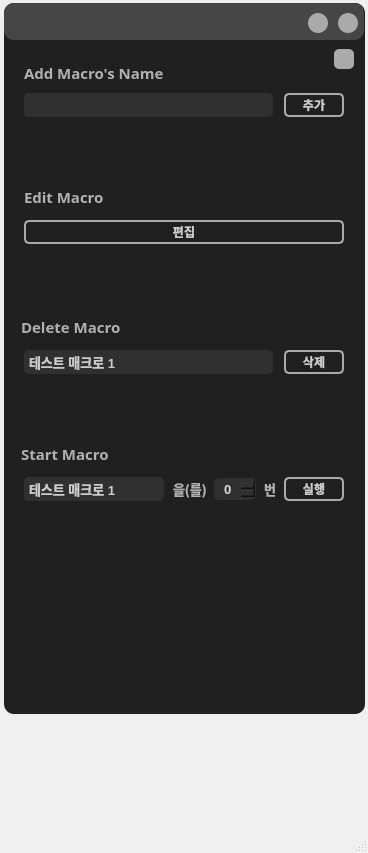
<?xml version="1.0" encoding="UTF-8"?>
<ui version="4.0">
 <class>MainWindow</class>
 <widget class="QMainWindow" name="MainWindow">
  <property name="geometry">
   <rect>
    <x>0</x>
    <y>0</y>
    <width>368</width>
    <height>853</height>
   </rect>
  </property>
  <property name="windowTitle">
   <string>MainWindow</string>
  </property>
  <widget class="QWidget" name="centralwidget">
   <widget class="QFrame" name="frame">
    <property name="geometry">
     <rect>
      <x>4</x>
      <y>3</y>
      <width>361</width>
      <height>711</height>
     </rect>
    </property>
    <property name="styleSheet">
     <string notr="true">QFrame{
background-color: #202020;
border-radius: 10px;
}</string>
    </property>
    <property name="frameShape">
     <enum>QFrame::StyledPanel</enum>
    </property>
    <property name="frameShadow">
     <enum>QFrame::Raised</enum>
    </property>
    <widget class="QFrame" name="frame_2">
     <property name="geometry">
      <rect>
       <x>0</x>
       <y>0</y>
       <width>360</width>
       <height>37</height>
      </rect>
     </property>
     <property name="styleSheet">
      <string notr="true">QFrame{
background-color: #464646;
border-radius: 10px;
}</string>
     </property>
     <property name="frameShape">
      <enum>QFrame::StyledPanel</enum>
     </property>
     <property name="frameShadow">
      <enum>QFrame::Raised</enum>
     </property>
     <widget class="QPushButton" name="exit_btn_2">
      <property name="geometry">
       <rect>
        <x>334</x>
        <y>10</y>
        <width>20</width>
        <height>20</height>
       </rect>
      </property>
      <property name="minimumSize">
       <size>
        <width>16</width>
        <height>16</height>
       </size>
      </property>
      <property name="maximumSize">
       <size>
        <width>20</width>
        <height>20</height>
       </size>
      </property>
      <property name="focusPolicy">
       <enum>Qt::NoFocus</enum>
      </property>
      <property name="styleSheet">
       <string notr="true">QPushButton{
	background-color: #aaaaaa;
	border-radius: 10px
}
QPushButton:hover{
	background-color: #666666;
}</string>
      </property>
      <property name="text">
       <string/>
      </property>
      <property name="icon">
       <iconset resource="img/img.qrc">
        <normaloff>:/img/exit.png</normaloff>:/img/exit.png</iconset>
      </property>
      <property name="iconSize">
       <size>
        <width>22</width>
        <height>11</height>
       </size>
      </property>
      <property name="autoRepeatDelay">
       <number>300</number>
      </property>
     </widget>
     <widget class="QLabel" name="label_3">
      <property name="geometry">
       <rect>
        <x>87</x>
        <y>10</y>
        <width>181</width>
        <height>21</height>
       </rect>
      </property>
      <property name="text">
       <string/>
      </property>
      <property name="pixmap">
       <pixmap resource="img/img.qrc">:/img/Logo.png</pixmap>
      </property>
      <property name="scaledContents">
       <bool>true</bool>
      </property>
     </widget>
     <widget class="QPushButton" name="exit_btn_4">
      <property name="geometry">
       <rect>
        <x>304</x>
        <y>10</y>
        <width>20</width>
        <height>20</height>
       </rect>
      </property>
      <property name="minimumSize">
       <size>
        <width>16</width>
        <height>16</height>
       </size>
      </property>
      <property name="maximumSize">
       <size>
        <width>20</width>
        <height>20</height>
       </size>
      </property>
      <property name="focusPolicy">
       <enum>Qt::NoFocus</enum>
      </property>
      <property name="styleSheet">
       <string notr="true">QPushButton{
	border: none;
	background-color: #aaaaaa;
	border-radius: 10px
}
QPushButton:hover{
	background-color: #666666;
}</string>
      </property>
      <property name="text">
       <string/>
      </property>
      <property name="icon">
       <iconset resource="img/img.qrc">
        <normaloff>:/img/keep.png</normaloff>:/img/keep.png</iconset>
      </property>
      <property name="iconSize">
       <size>
        <width>12</width>
        <height>12</height>
       </size>
      </property>
     </widget>
    </widget>
    <widget class="QLabel" name="label">
     <property name="enabled">
      <bool>true</bool>
     </property>
     <property name="geometry">
      <rect>
       <x>43</x>
       <y>143</y>
       <width>271</width>
       <height>16</height>
      </rect>
     </property>
     <property name="text">
      <string/>
     </property>
     <property name="pixmap">
      <pixmap resource="img/img.qrc">:/img/Line.png</pixmap>
     </property>
     <property name="scaledContents">
      <bool>true</bool>
     </property>
     <property name="alignment">
      <set>Qt::AlignCenter</set>
     </property>
     <property name="wordWrap">
      <bool>false</bool>
     </property>
     <property name="openExternalLinks">
      <bool>false</bool>
     </property>
    </widget>
    <widget class="QLabel" name="label_2">
     <property name="geometry">
      <rect>
       <x>20</x>
       <y>59</y>
       <width>141</width>
       <height>21</height>
      </rect>
     </property>
     <property name="font">
      <font>
       <family>나눔고딕</family>
       <pointsize>11</pointsize>
       <weight>75</weight>
       <bold>true</bold>
      </font>
     </property>
     <property name="styleSheet">
      <string notr="true">QLabel{
	color: #b1b1b1;
	font-family: 나눔고딕;
	font-weight : bold;
	font-size: 11pt;
}</string>
     </property>
     <property name="text">
      <string>Add Macro's Name</string>
     </property>
    </widget>
    <widget class="QPushButton" name="exit_btn_3">
     <property name="geometry">
      <rect>
       <x>330</x>
       <y>46</y>
       <width>20</width>
       <height>20</height>
      </rect>
     </property>
     <property name="minimumSize">
      <size>
       <width>16</width>
       <height>16</height>
      </size>
     </property>
     <property name="maximumSize">
      <size>
       <width>20</width>
       <height>20</height>
      </size>
     </property>
     <property name="focusPolicy">
      <enum>Qt::NoFocus</enum>
     </property>
     <property name="styleSheet">
      <string notr="true">QPushButton{
	border: none;
	background-color: #aaaaaa;
	border-radius: 5px
}
QPushButton:hover{
	background-color: #666666;
}</string>
     </property>
     <property name="text">
      <string/>
     </property>
     <property name="icon">
      <iconset resource="img/img.qrc">
       <normaloff>:/img/setting.png</normaloff>:/img/setting.png</iconset>
     </property>
     <property name="iconSize">
      <size>
       <width>28</width>
       <height>28</height>
      </size>
     </property>
    </widget>
    <widget class="QLineEdit" name="red">
     <property name="geometry">
      <rect>
       <x>20</x>
       <y>90</y>
       <width>249</width>
       <height>24</height>
      </rect>
     </property>
     <property name="layoutDirection">
      <enum>Qt::LeftToRight</enum>
     </property>
     <property name="styleSheet">
      <string notr="true">QLineEdit{
	color : #dddddd;
	background-color : #303030;
	border : 2px solid #303030;
	border-radius : 5px;
	selection-color : #000000;
	selection-background-color : #ffffff;
	font-family : 나눔고딕;
	font-weight : bold;
	font-size : 10pt;
}

QLineEdit::focus{
	border-color : #aaaaaa;
}</string>
     </property>
     <property name="text">
      <string/>
     </property>
     <property name="alignment">
      <set>Qt::AlignLeading|Qt::AlignLeft|Qt::AlignVCenter</set>
     </property>
     <property name="clearButtonEnabled">
      <bool>false</bool>
     </property>
    </widget>
    <widget class="QPushButton" name="Add_Button">
     <property name="geometry">
      <rect>
       <x>280</x>
       <y>90</y>
       <width>60</width>
       <height>24</height>
      </rect>
     </property>
     <property name="styleSheet">
      <string notr="true">QPushButton{
	border : 2px solid #aaaaaa;
	border-radius : 5px;
	font-family : 나눔고딕;
	font-weight : bold;
	color : #cccccc;
}

QPushButton:hover{
	border : 2px solid #aaaaaa;
	color : #222222;
	background-color : #aaaaaa;
}</string>
     </property>
     <property name="text">
      <string>추가</string>
     </property>
    </widget>
    <widget class="QPushButton" name="Add_Button_2">
     <property name="geometry">
      <rect>
       <x>20</x>
       <y>217</y>
       <width>320</width>
       <height>24</height>
      </rect>
     </property>
     <property name="styleSheet">
      <string notr="true">QPushButton{
	border : 2px solid #aaaaaa;
	border-radius : 5px;
	font-family : 나눔고딕;
	font-weight : bold;
	color : #cccccc;
}

QPushButton:hover{
	border : 2px solid #aaaaaa;
	color : #222222;
	background-color : #aaaaaa;
}</string>
     </property>
     <property name="text">
      <string>편집</string>
     </property>
    </widget>
    <widget class="QLabel" name="label_7">
     <property name="geometry">
      <rect>
       <x>20</x>
       <y>183</y>
       <width>81</width>
       <height>21</height>
      </rect>
     </property>
     <property name="font">
      <font>
       <family>나눔고딕</family>
       <pointsize>11</pointsize>
       <weight>75</weight>
       <bold>true</bold>
      </font>
     </property>
     <property name="styleSheet">
      <string notr="true">QLabel{
	color: #b1b1b1;
	font-family: 나눔고딕;
	font-weight: bold;
	font-size: 11pt;
}</string>
     </property>
     <property name="text">
      <string>Edit Macro</string>
     </property>
    </widget>
    <widget class="QLabel" name="label_8">
     <property name="enabled">
      <bool>true</bool>
     </property>
     <property name="geometry">
      <rect>
       <x>43</x>
       <y>270</y>
       <width>271</width>
       <height>16</height>
      </rect>
     </property>
     <property name="text">
      <string/>
     </property>
     <property name="pixmap">
      <pixmap resource="img/img.qrc">:/img/Line.png</pixmap>
     </property>
     <property name="scaledContents">
      <bool>true</bool>
     </property>
     <property name="alignment">
      <set>Qt::AlignCenter</set>
     </property>
     <property name="wordWrap">
      <bool>false</bool>
     </property>
     <property name="openExternalLinks">
      <bool>false</bool>
     </property>
    </widget>
    <widget class="QPushButton" name="Add_Button_3">
     <property name="geometry">
      <rect>
       <x>280</x>
       <y>347</y>
       <width>60</width>
       <height>24</height>
      </rect>
     </property>
     <property name="styleSheet">
      <string notr="true">QPushButton{
	border : 2px solid #aaaaaa;
	border-radius : 5px;
	font-family : 나눔고딕;
	font-weight : bold;
	color : #cccccc;
}

QPushButton:hover{
	border : 2px solid #aaaaaa;
	color : #222222;
	background-color : #aaaaaa;
}</string>
     </property>
     <property name="text">
      <string>삭제</string>
     </property>
    </widget>
    <widget class="QLabel" name="label_9">
     <property name="geometry">
      <rect>
       <x>17</x>
       <y>313</y>
       <width>101</width>
       <height>21</height>
      </rect>
     </property>
     <property name="font">
      <font>
       <family>나눔고딕</family>
       <pointsize>11</pointsize>
       <weight>75</weight>
       <bold>true</bold>
      </font>
     </property>
     <property name="styleSheet">
      <string notr="true">QLabel{
	color: #b1b1b1;
	font-family: 나눔고딕;
	font-weight: bold;
	font-size: 11pt;
}</string>
     </property>
     <property name="text">
      <string>Delete Macro</string>
     </property>
    </widget>
    <widget class="QLabel" name="label_10">
     <property name="enabled">
      <bool>true</bool>
     </property>
     <property name="geometry">
      <rect>
       <x>40</x>
       <y>400</y>
       <width>271</width>
       <height>16</height>
      </rect>
     </property>
     <property name="text">
      <string/>
     </property>
     <property name="pixmap">
      <pixmap resource="img/img.qrc">:/img/Line.png</pixmap>
     </property>
     <property name="scaledContents">
      <bool>true</bool>
     </property>
     <property name="alignment">
      <set>Qt::AlignCenter</set>
     </property>
     <property name="wordWrap">
      <bool>false</bool>
     </property>
     <property name="openExternalLinks">
      <bool>false</bool>
     </property>
    </widget>
    <widget class="QComboBox" name="Delete_comboBox">
     <property name="geometry">
      <rect>
       <x>20</x>
       <y>347</y>
       <width>249</width>
       <height>24</height>
      </rect>
     </property>
     <property name="sizePolicy">
      <sizepolicy hsizetype="Preferred" vsizetype="Fixed">
       <horstretch>0</horstretch>
       <verstretch>0</verstretch>
      </sizepolicy>
     </property>
     <property name="styleSheet">
      <string notr="true">QComboBox{
	border-radius : 5px;
	font-family : 나눔고딕;
	font-weight : bold;
	font-size : 10pt;
	color : #cccccc;
	background-color : #303030;
}

QComboBox QAbstractItemView {
	border : 2px solid #aaaaaa;
	border-radius : 0px;
	background-color : #303030;
	color : #cccccc;
	selection-background-color : #ffffff;
	selection-color : #000000;
}

QComboBox::down-arrow{
	image : url(:/img/down.png);
	width : 18px;
	Height : 18px;
}

QComboBox::drop-down{
	border-color : #b1b1b1;
	padding-right :10px;
}</string>
     </property>
     <property name="editable">
      <bool>false</bool>
     </property>
     <property name="minimumContentsLength">
      <number>0</number>
     </property>
     <property name="iconSize">
      <size>
       <width>16</width>
       <height>16</height>
      </size>
     </property>
     <property name="duplicatesEnabled">
      <bool>false</bool>
     </property>
     <property name="frame">
      <bool>true</bool>
     </property>
     <item>
      <property name="text">
       <string>테스트 매크로 1</string>
      </property>
     </item>
     <item>
      <property name="text">
       <string>테스트 매크로 2</string>
      </property>
     </item>
     <item>
      <property name="text">
       <string>테스트 매크로 3</string>
      </property>
     </item>
    </widget>
    <widget class="QPushButton" name="Add_Button_7">
     <property name="geometry">
      <rect>
       <x>280</x>
       <y>474</y>
       <width>60</width>
       <height>24</height>
      </rect>
     </property>
     <property name="styleSheet">
      <string notr="true">QPushButton{
	border : 2px solid #aaaaaa;
	border-radius : 5px;
	font-family : 나눔고딕;
	font-weight : bold;
	color : #cccccc;
}

QPushButton:hover{
	border : 2px solid #aaaaaa;
	color : #222222;
	background-color : #aaaaaa;
}</string>
     </property>
     <property name="text">
      <string>실행</string>
     </property>
    </widget>
    <widget class="QComboBox" name="Delete_comboBox_3">
     <property name="geometry">
      <rect>
       <x>20</x>
       <y>474</y>
       <width>140</width>
       <height>24</height>
      </rect>
     </property>
     <property name="styleSheet">
      <string notr="true">QComboBox{
	border-radius : 5px;
	font-family : 나눔고딕;
	font-weight : bold;
	font-size : 10pt;
	color : #cccccc;
	background-color : #303030;
}

QComboBox QAbstractItemView {
	border : 2px solid #aaaaaa;
	border-radius : 0px;
	background-color : #303030;
	color : #cccccc;
	selection-background-color : #ffffff;
	selection-color : #000000;
}

QComboBox::down-arrow{
	image : url(:/img/down.png);
	width : 18px;
	Height : 18px;
}

QComboBox::drop-down{
	border-color : #b1b1b1;
	padding-right : 10px;
}</string>
     </property>
     <item>
      <property name="text">
       <string>테스트 매크로 1</string>
      </property>
     </item>
     <item>
      <property name="text">
       <string>테스트 매크로 2</string>
      </property>
     </item>
     <item>
      <property name="text">
       <string>테스트 매크로 3</string>
      </property>
     </item>
    </widget>
    <widget class="QLabel" name="label_18">
     <property name="geometry">
      <rect>
       <x>17</x>
       <y>440</y>
       <width>101</width>
       <height>21</height>
      </rect>
     </property>
     <property name="font">
      <font>
       <family>나눔고딕</family>
       <pointsize>11</pointsize>
       <weight>75</weight>
       <bold>true</bold>
      </font>
     </property>
     <property name="styleSheet">
      <string notr="true">QLabel{
	color: #b1b1b1;
	font-family: 나눔고딕;
	font-weight: bold;
	font-size: 11pt;
}</string>
     </property>
     <property name="text">
      <string>Start Macro</string>
     </property>
    </widget>
    <widget class="QLabel" name="label_19">
     <property name="geometry">
      <rect>
       <x>169</x>
       <y>475</y>
       <width>41</width>
       <height>21</height>
      </rect>
     </property>
     <property name="font">
      <font>
       <family>나눔고딕</family>
       <pointsize>10</pointsize>
       <weight>75</weight>
       <bold>true</bold>
      </font>
     </property>
     <property name="styleSheet">
      <string notr="true">QLabel{
	color: #b1b1b1;
	font-family: 나눔고딕;
	font-weight: bold;
	font-size: 10pt;
}</string>
     </property>
     <property name="text">
      <string>을(를)</string>
     </property>
    </widget>
    <widget class="QSpinBox" name="Start_spinBox">
     <property name="geometry">
      <rect>
       <x>210</x>
       <y>475</y>
       <width>42</width>
       <height>22</height>
      </rect>
     </property>
     <property name="styleSheet">
      <string notr="true">QSpinBox{
	color : #dddddd;
	background-color : #303030;
	border : 2px solid #303030;
	border-radius : 5px;
	selection-color : #000000;
	selection-background-color : #ffffff;
	font-family : 나눔고딕;
	font-weight : bold;
	font-size : 10pt;
}

QSpinBox::focus{
	border-color : #aaaaaa;
}</string>
     </property>
     <property name="alignment">
      <set>Qt::AlignCenter</set>
     </property>
     <property name="maximum">
      <number>999999999</number>
     </property>
    </widget>
    <widget class="QLabel" name="label_20">
     <property name="geometry">
      <rect>
       <x>260</x>
       <y>475</y>
       <width>16</width>
       <height>21</height>
      </rect>
     </property>
     <property name="font">
      <font>
       <family>나눔고딕</family>
       <pointsize>10</pointsize>
       <weight>75</weight>
       <bold>true</bold>
      </font>
     </property>
     <property name="styleSheet">
      <string notr="true">QLabel{
	color: #b1b1b1;
	font-family: 나눔고딕;
	font-weight: bold;
	font-size: 10pt;
}</string>
     </property>
     <property name="text">
      <string>번</string>
     </property>
    </widget>
   </widget>
  </widget>
  <widget class="QMenuBar" name="menubar">
   <property name="geometry">
    <rect>
     <x>0</x>
     <y>0</y>
     <width>368</width>
     <height>21</height>
    </rect>
   </property>
  </widget>
  <widget class="QStatusBar" name="statusbar"/>
 </widget>
 <resources>
  <include location="img/img.qrc"/>
  <include location="../../../2022_(02) Color_Peter_Picker_Parker/v0 - START UP/reference/pyqt-colorpicker-1.3.0/colorpicker/ui/img.qrc"/>
 </resources>
 <connections/>
</ui>
